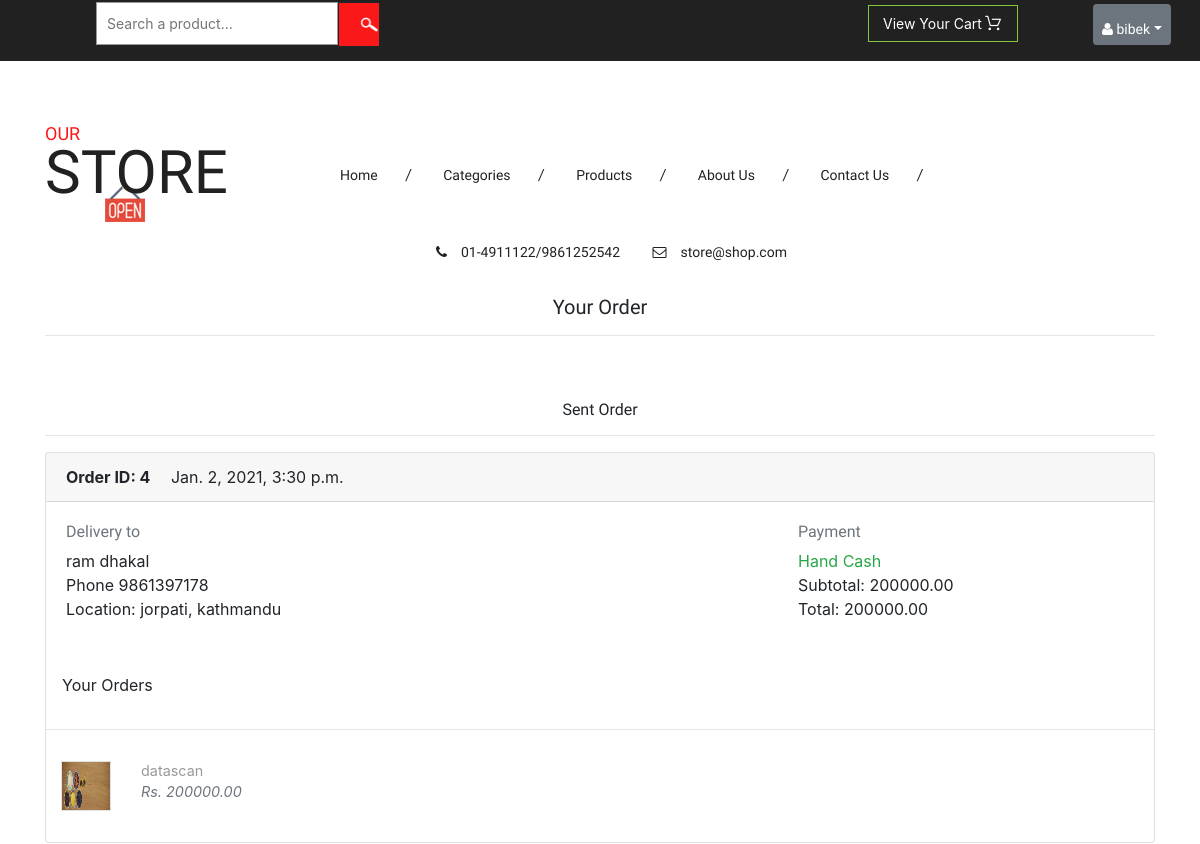
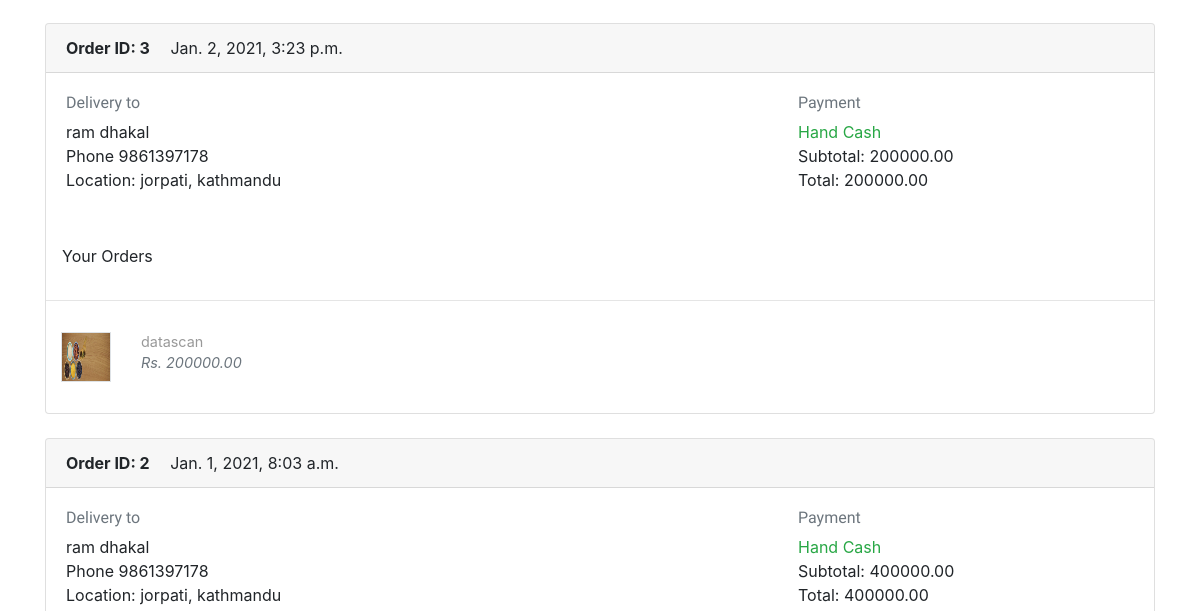
Page /adminpage/adminOrder (signed in, upper part) on the earlier database version (2 pictures, top to bottom).
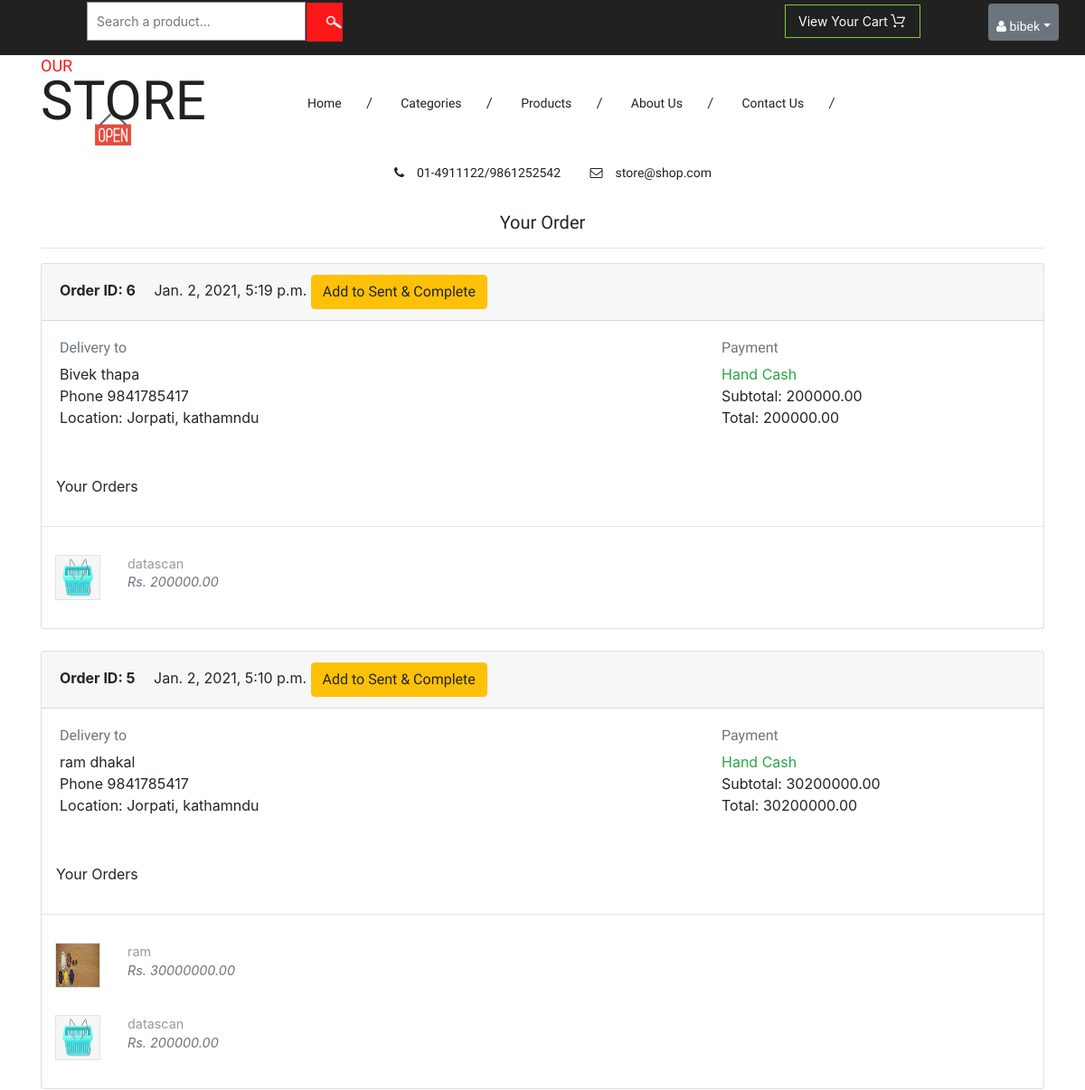
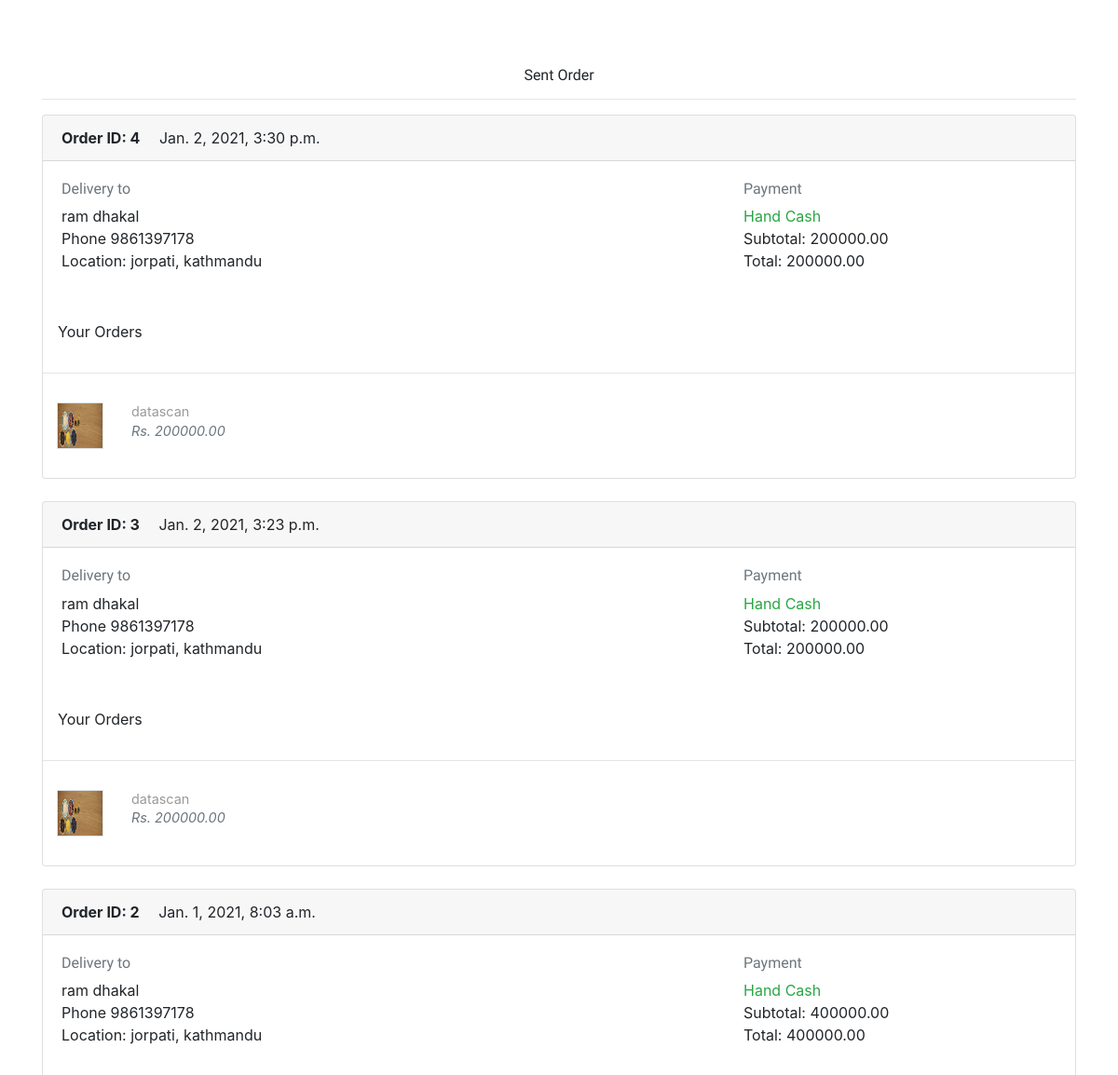
Same page on the later database version (2 pictures, top to bottom).
### owner/models.py (models this page shows, shortened)
class Order(models.Model):
    first_name = models.CharField(max_length=50, blank = True)
    last_name = models.CharField(max_length=50)
    order_by = models.ForeignKey(CustomUser, on_delete=models.DO_NOTHING)
    number = models.BigIntegerField()
    address = models.CharField(max_length=250)
    city = models.CharField(max_length=100)
    created = models.DateTimeField(auto_now_add=True)
    updated = models.DateTimeField(auto_now=True)
    paid = models.BooleanField(default=False)
    status = models.CharField(max_length = 200, choices = (
        ('Sent', 'Sent'),
        ('Delivered', 'Delivered'),
        ('Cancelled', 'Cancelled'),
    ))
    class Meta():
        ordering = ('-created',)
    def get_total_cost(self):
        return sum(item.get_cost() for item in self.items.all())

class OrderItem(models.Model):
    order = models.ForeignKey(Order, related_name='items', on_delete=models.CASCADE)
    product = models.ForeignKey(Product, related_name='order_items', on_delete=models.CASCADE)
    price = models.DecimalField(max_digits=10, decimal_places=2)
    def get_cost(self):
        return self.price

class Product(models.Model):
    category = models.ForeignKey(Category, related_name= 'products', on_delete= models.PROTECT)
    sub_category = models.ForeignKey(Sub_Category, related_name='sub_category', on_delete=models.PROTECT, null = True)
    name = models.CharField(max_length = 200, db_index = True)
    slug = models.SlugField(max_length=200, db_index= True)
    image = models.ImageField(upload_to = 'products/%Y/%m/%d', blank = True)
    description = models.TextField(blank=True)
    price = models.DecimalField(max_digits= 20, decimal_places = 2)
    created_at = models.DateTimeField(auto_now_add=True)
    updated_at = models.DateTimeField(auto_now_add= True)
    available = models.BooleanField(default= True)
    class Meta:
        ordering = ('name',)
        index_together = (('id', 'slug'),)

### owner/views.py (the view)
# urls.py: path('adminOrder', views.adminOrder, name = 'adminOrder'),
def adminOrder(request):
    order = Order.objects.filter(status = '')
    sent_order = Order.objects.filter(status = 'Sent')
    dist = {
        'order':order,
        'sent_order': sent_order,
    }
    if request.method == 'POST':
        return render(request, 'adminorder.html',dist)
    else:
        return render(request, 'adminorder.html',dist)

### sale/LoginCheckMiddleware.py (called while the page is built, shortened)
    def process_view(self, request, view_func, view_args, view_kwargs):
        modulename = view_func.__module__
        user = request.user
        if user.is_authenticated:
            if user.user_type == "owner":
                if modulename == "owner.views":
                    pass
                elif modulename == 'shop.views' or modulename == "django.views.static":
                    pass
                elif modulename == "django.contrib.auth.views" or modulename =="django.contrib.admin.sites":
                    pass
                else:
                    return HttpResponseRedirect(reverse("owner:ownerDashboard"))
        else:
            if modulename == 'shop.views' or modulename == "django.contrib.auth.views" or modulename == "django.views.static":
                pass
            else:
                return HttpResponseRedirect(reverse("shop:login"))

### templates/adminorder.html (shortened to what the changed rows need)
{% extends "base.html" %}
{% load static %}
{% block content %}
  <div class="container">
      {% for o in order  %}
      <div class="row">
        <main class="col-md-12">
            <article class="card">
            <header class="card-header">
                <strong class="d-inline-block mr-3">Order ID: {{o.id}}</strong>
                <span>{{o.created}}</span>
                <a href="{%url 'owner:sent_order' o.id%}">
                <button class='btn btn-warning'>
                    Add to Sent & Complete
                </button>
                </a>
            </header>
            <div class="card-body">
                <div class="row">
                    <div class="col-md-8">
                        <h6 class="text-muted">Delivery to</h6>
                        <p>{{o.first_name}} {{o.last_name}} <br>
                        Phone {{o.number}}<br>
                        Location: {{o.address}}, {{o.city}} <br>
                        </p>
                    </div>
                    <div class="col-md-4">
                        <h6 class="text-muted">Payment</h6>
                        <span class="text-success">
                           Hand Cash
                        </span>
                        <p>Subtotal: {{o.get_total_cost}} <br>
                         <span class="b">Total:  {{o.get_total_cost}} </span>
                        </p>
                    </div>
                </div>
            </div>
            <div class="table-responsive">
            <table class="table table-hover">
                <tbody>
                  <p class='p-3'>Your Orders</p>
                  <hr>
                 {% for item in o.items.all %}
                 <tr>
                  <td width="65">
                      <img src="{%if item.product.image %}{{item.product.image.url}} {%else%} {%static 'images/1.jpg'%} {%endif%}" class="img-xs border" style="height: 50px;width: 50px;">
                  </td>
                  <td>
                      <p class="title mb-0">{{item.product.name}} </p>
                      <var class="price text-muted">Rs. {{item.price}}</var>
                  </td>
                </tr>
                 {% endfor %}
            </tbody></table>
            </div>
            </article>
        </main>
      </div>
      <br>
      {% endfor %}
      {% if sent_order %}
        <br>
        <br>
      {% for o in sent_order  %}
      <div class="row">
        <main class="col-md-12">
            <article class="card">
            <header class="card-header">
                <strong class="d-inline-block mr-3">Order ID: {{o.id}}</strong>
                <span>{{o.created}}</span>
            </header>
            <div class="card-body">
                <div class="row">
                    <div class="col-md-8">
                        <h6 class="text-muted">Delivery to</h6>
                        <p>{{o.first_name}} {{o.last_name}} <br>
                        Phone {{o.number}}<br>
                        Location: {{o.address}}, {{o.city}} <br>
                        </p>
                    </div>
                    <div class="col-md-4">
                        <h6 class="text-muted">Payment</h6>
                        <span class="text-success">
                           Hand Cash
                        </span>
                        <p>Subtotal: {{o.get_total_cost}} <br>
                         <span class="b">Total:  {{o.get_total_cost}} </span>
                        </p>
                    </div>
                </div>
            </div>
            <div class="table-responsive">
            <table class="table table-hover">
                <tbody>
                  <p class='p-3'>Your Orders</p>
                  <hr>
                 {% for item in o.items.all %}
                 <tr>
                  <td width="65">
                      <img src="{%if p.image %}{{p.image.url}} {%else%} {%static 'images/1.jpg'%} {%endif%}" class="img-xs border" style="height: 50px;width: 50px;">
                  </td>
                  <td>
                      <p class="title mb-0">{{item.product.name}} </p>
                      <var class="price text-muted">Rs. {{item.price}}</var>
                  </td>
                </tr>
                 {% endfor %}
            </tbody></table>
            </div>
            </article>
        </main>
      </div>
      <br>
      {% endfor %}
      {% endif %}
    </div>
{% endblock content %}

Differences in the rows shown:
added Order: id "6", created "Jan. 2, 2021, 5:19 p.m.", first_name "Bivek", last_name "thapa", number "9841785417", address "Jorpati", city "kathamndu", get_total_cost "200000.00", shown under "Your Order"
added OrderItem: product.image (picture), product.name "datascan", price "200000.00", shown under "6"
added Order: id "5", created "Jan. 2, 2021, 5:10 p.m.", first_name "ram", last_name "dhakal", number "9841785417", address "Jorpati", city "kathamndu", get_total_cost "30200000.00", shown under "Your Order"
added OrderItem: product.name "ram", price "30000000.00", shown under "5"
added OrderItem: product.image (picture), product.name "datascan", price "200000.00", shown under "5"
